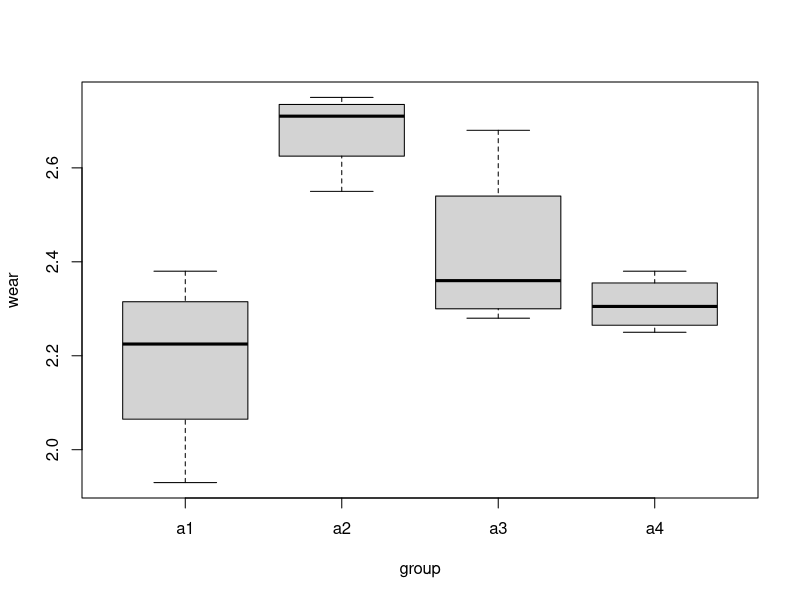
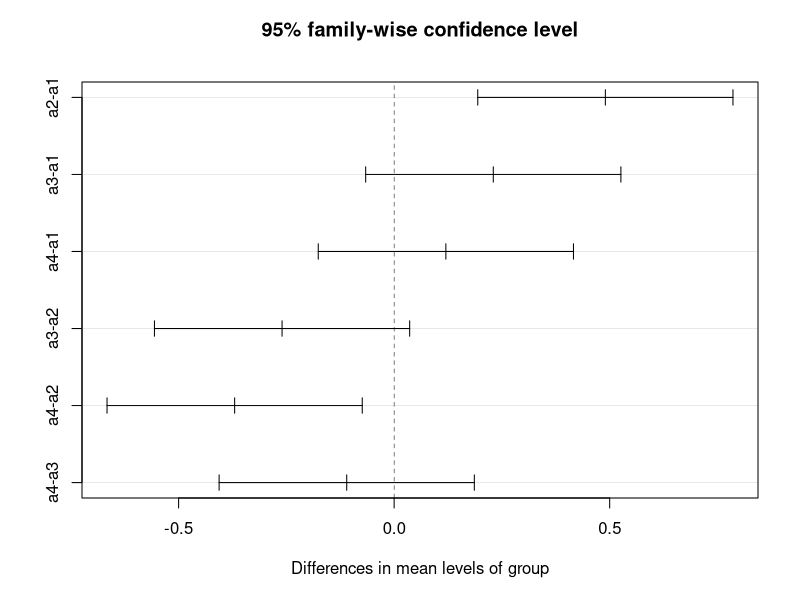
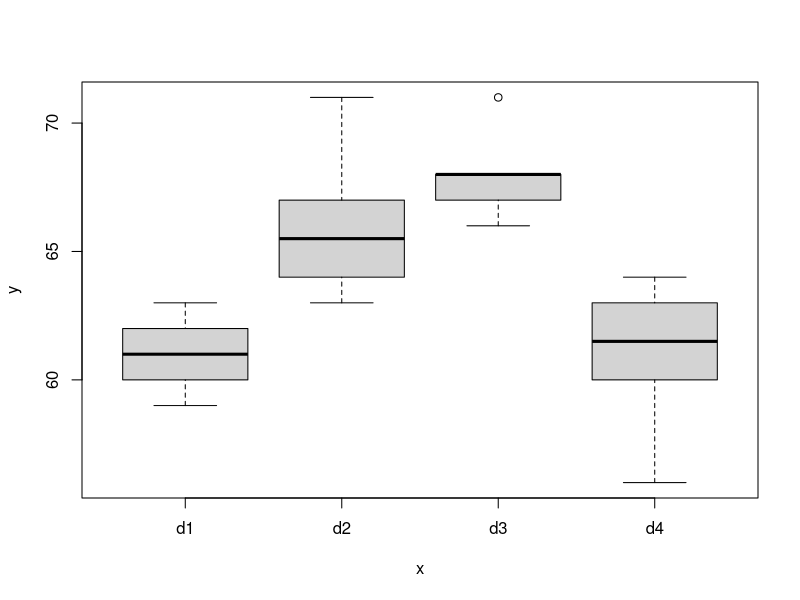
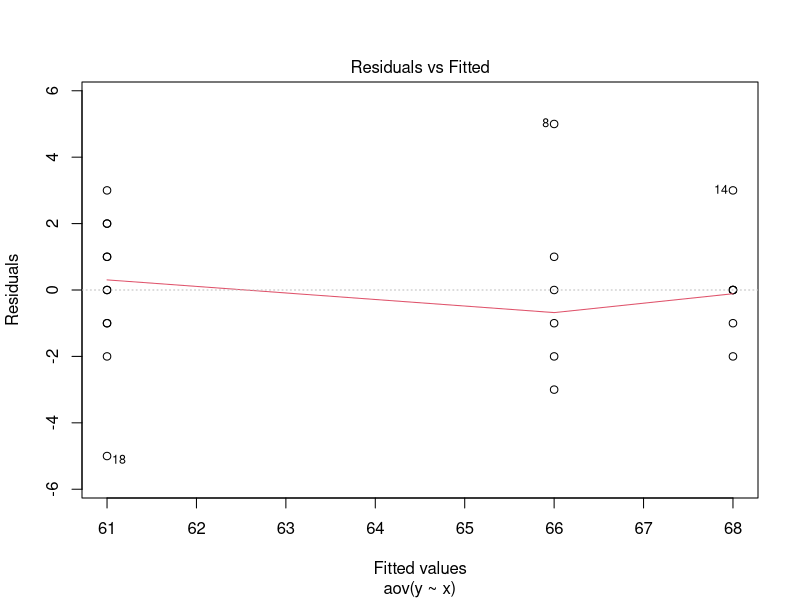
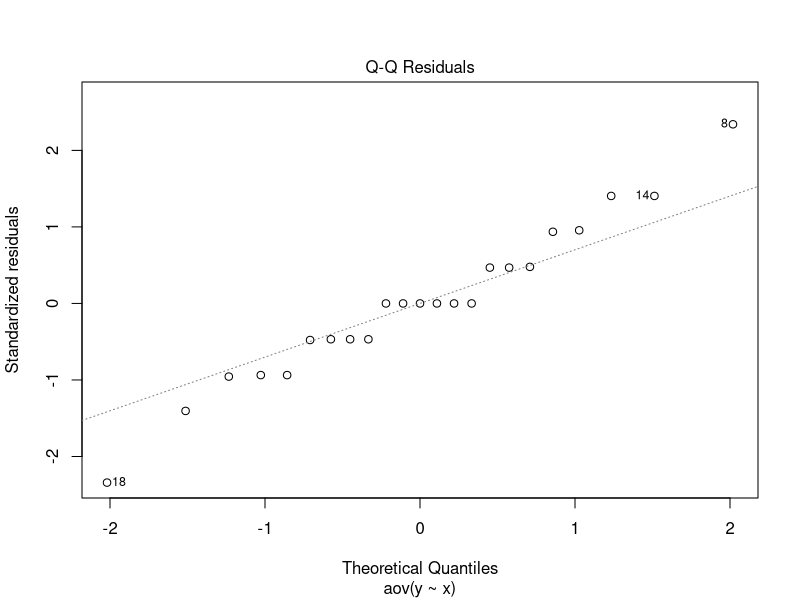

Here is the R script that generated these plots, in order:
# change working directory to R.2019.2/experiment.plan
WD=getwd()
if (WD == '/Users/tolkien/work/misc/R') {
  setwd( paste0(dirname(WD), '/R.2019.2/experiment.plan'))
}

# example 3-1, 3-2, 3-3
a1 = c(1.93, 2.38, 2.20, 2.25)
a2 = c(2.55, 2.72, 2.75, 2.70)
a3 = c(2.40, 2.68, 2.32, 2.28)
a4 = c(2.33, 2.38, 2.28, 2.25)
wear = c(a1, a2, a3, a4)
group = c("a1", "a2", "a3", "a4")
group = rep(group, c(4, 4, 4, 4))
wear.dat = data.frame(group, wear)

tapply(wear.dat$wear, wear.dat$group, sum)
tapply(wear.dat$wear, wear.dat$group, mean)
sum(wear.dat$wear)
mean(wear.dat$wear)
boxplot(wear ~ group, data=wear.dat)

# is equal variance?
bartlett.test(wear ~ group, data=wear.dat)
# if p-value of bartlett.test > 0.05, accept H0: equal variance

# 분산분석
aov.out = aov(wear ~ group, data=wear.dat)
summary(aov.out)
# CT = T/ar,  T = sum(x_ij)
# A dfA = a-1    SSA = sum(T_i^2)/r - CT MSA=SSA/dfA F0=MSA/MSE F(0.01, dfA, dfE)
# E dfE = a(r-1) SSE = SST - SSA         MSE=SSE/dfE
# T dfA = ar-1   SST = sum(x_ij^2) - CT
qf(.99, df1=3, df2=12) # F(0.01)
pf(8.785, df1=3, df2=12, lower.tail = F)

# or 일원배치
oneway.test(wear ~ group, data=wear.dat, var.equal = T)

# if p-value of oneway.test (or aov) < 0,
# reject H0: a1 = a2 = a3 = a4 = 0

# follow-up analysis
# no adjustment, Tukey, Bonferroni
TukeyHSD(aov.out)
plot(TukeyHSD(aov(wear ~ group)))

pairwise.t.test(wear, group, p.adj="none")
pairwise.t.test(wear, group, p.adj="bonferroni")

# example 3-4
d1 = c(62, 60, 63, 59, 61)
d2 = c(63, 67, 71, 64, 65, 66)
d3 = c(68, 66, 71, 67, 68, 68)
d4 = c(56, 62, 60, 61, 63, 64)
y = c(d1, d2, d3, d4)
x = c("d1", "d2", "d3", "d4")
x = rep(x, c(5, 6, 6, 6))
# is equal variance?
bartlett.test(y ~ x)
# accept H0: equal variance since p-value > 0.05
anova = aov(y ~ x)
summary(anova)
# reject H0: d1 = d2 = d3 = d4 = 0 because p-value < 0.05
qf(p = 0.01, df1=3, df2=19, lower.tail = F)
tapply(y, x, mean)
tapply(y, x, sum)
boxplot(y~x)

pairwise.t.test(y, x, p.adj="none")
plot(anova, 1)
plot(anova, 2)

# q5
q5.a1 = c(19, 20, 23, 20, 26, 18, 18, 35)
q5.a2 = c(20, 20, 32, 27, 40, 24, 22, 18)
q5.a3 = c(16, 15, 18, 26, 19, 17, 19, 18)
q5.a = c(q5.a1, q5.a2, q5.a3)
a5.len = length(q5.a1)
q5.grp = c("a1", "a2", "a3")
q5.grp = rep(q5.grp, c(8, 8, 8))
q5.dat = data.frame(q5.grp, q5.a)
q5.aov = aov(q5.a ~ q5.grp, data=q5.dat)
# q5 (1)
summary(q5.aov)
qf(p=1-0.05, df1=2, df2=21)
# q5 (2), follow-up analysis
q5.t = qt(p=0.05/2, df=21, lower.tail = F)
q5.m1 = mean(q5.a1)
q5.m2 = mean(q5.a2)
q5.m3 = mean(q5.a3)
c(q5.m1 - q5.t*sqrt(33.23/8),  q5.m1 + q5.t*sqrt(33.23/8))
c(q5.m2 - q5.t*sqrt(33.23/8),  q5.m2 + q5.t*sqrt(33.23/8))
c(q5.m3 - q5.t*sqrt(33.23/8),  q5.m3 + q5.t*sqrt(33.23/8))
# q5 (3), LSD(least significant difference)
q5.t*sqrt(2*33.23/8)
q5.m1 - q5.m2

# q7
q7.a1 = c(19, 18, 21, 18)
q7.a2 = c(16, 11, 13, 14, 11)
q7.a3 = c(13, 16, 28, 11, 15, 11)
q7.a = c(q7.a1, q7.a2, q7.a3)
q7.N = length(q7.a)
q7.grp = c("a1", "a2", "a3")
q7.grp = rep(q7.grp, c(4, 5, 6))
q7.dat = data.frame(q7.grp, q7.a)
q7.aov = aov(q7.a ~ q7.grp, data=q7.dat)
pf(2.111, df1=2, df2=12, lower.tail = F)
qf(p=0.05, df1=2, df2=12, lower.tail = F)

# pnorm(z, lower.tail=TRUE) (the R default) gives the probability of a 
# normal variate being at or below z. This is the value commonly called 
# the cumulative distribution function at the point z, or the integral 
# from -Inf to z of the gaussian density.
#
# pnorm(z, lower.tail=FALSE) gives the complement of the above, or 1 - 
#  cdf(z), and is the integral from z to Inf of the gaussian density.
#
#E.g.,
#
#> pnorm(1.96, lower.tail=TRUE)
#[1] 0.9750021
#> pnorm(1.96, lower.tail=FALSE)
#[1] 0.02499790
#>
#
# Use lower.tail=TRUE if you are, e.g., finding the probability at the 
# lower tail of a confidence interval or if you want to the probability 
# of values no larger than z.
#
# Use lower.tail=FALSE if you are, e.g., trying to calculate test value 
# significance or at the upper confidence limit, or you want the 
# probability of values z or larger.
#
# You should use pnorm(z, lower.tail=FALSE) instead of 1-pnorm(z) 
# because the former returns a more accurate answer for large z.
#
# This is really simple issue, and has no inherent complexity 
# associated with it.

# q8 (1)
q8.a1 = c(98, 97, 99, 96)
q8.a2 = c(91, 90, 93, 92)
q8.a3 = c(96, 95, 97, 95)
q8.a4 = c(95, 96, 99, 98)
q8.a = c(q8.a1, q8.a2, q8.a3, q8.a4)
q8.grp = c("a1", "a2", "a3", "a4")
q8.grp = rep(q8.grp, c(4, 4, 4, 4))
q8.dat = data.frame(q8.grp, q8.a)
q8.aov = aov(q8.a ~ q8.grp, data=q8.dat)
summary(q8.aov)
# q8 (2) 기여율
q8.var_e = 1.896
q8.var_a = 1/4 * (29.729 - 1.896)
q8.roh = q8.var_a / (q8.var_e + q8.var_a)
